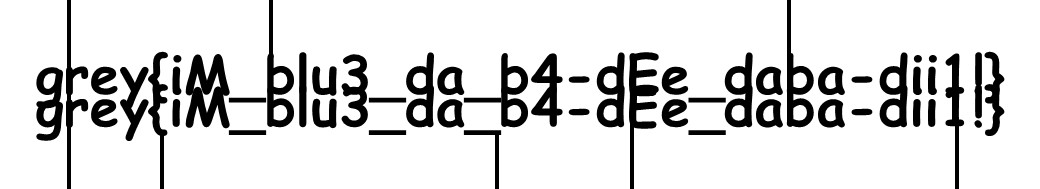
#> input picture utils/flag.jpg, 1040 x 189 px
$ python gen.py
#> lines starting #> are read from the running program, lines starting #| are printed output that depends on the picture; after the words box and inside, x2 and y2 are one past the last pixel; in counts of white or black regions, pixels touching at a corner belong together
from PIL import Image
import numpy as np
import random

# --- Configuration ---
input_path = "flag.jpg"
output_path = "flag-out.png"

non_black_threshold = 30
blue_color = (0, 0, 255)

# Rainbow gradient (excluding blue)
rainbow_gradient = [
    (255, 0, 0),  # Red
    (255, 165, 0),  # Orange
    (255, 255, 0),  # Yellow
    (0, 255, 0),  # Green
    (75, 0, 130),  # Indigo
    (238, 130, 238),  # Violet
]


# --- Helper: Interpolate between two colors ---
def interpolate_color(c1, c2, t):
    return tuple(int(c1[i] * (1 - t) + c2[i] * t) for i in range(3))


# --- Load and process image ---
img = Image.open(input_path).convert("RGB")
#> img is the input picture: PIL image 1040x189 RGB; min 0, max 255, mean 215.9
arr = np.array(img)
height, width, _ = arr.shape
#> height = 189; width = 1040

# Identify black pixels
brightness = arr.sum(axis=2)
is_black = brightness <= non_black_threshold
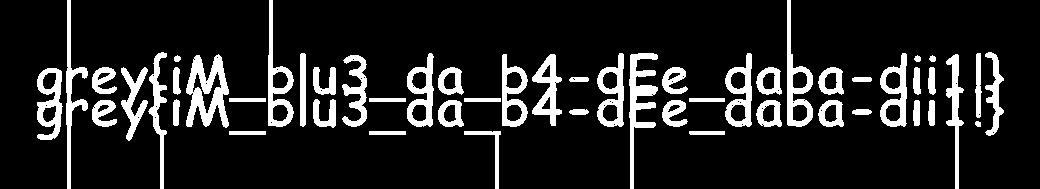
#> is_black: shape (189, 1040) bool; 13.3% white; 53 white regions, largest, box (x1, y1, x2, y2) and area: (186, 54, 229, 128) 1755, (629, 53, 658, 189) 1423, (787, 0, 813, 127) 1206

# Prepare output array
output_arr = np.zeros_like(arr)

# Fill black pixels with blue
output_arr[is_black] = blue_color

# Compute gradient value (from 0 to 1) along the bottom-left to top-right diagonal
Y, X = np.meshgrid(np.arange(height), np.arange(width), indexing="ij")
gradient_map = (X + (height - 1 - Y)) / (width + height - 2)

# For non-black pixels, map to rainbow gradient
num_colors = len(rainbow_gradient) - 1
non_black_coords = np.where(~is_black)
#> non_black_coords = 170401 positions, rows 0 to 188, columns 0 to 1039

for y, x in zip(*non_black_coords):
    g = gradient_map[y, x] * num_colors
    i = int(g)
    t = g - i
    c1 = rainbow_gradient[i]
    c2 = rainbow_gradient[min(i + 1, num_colors)]
    output_arr[y, x] = interpolate_color(c1, c2, t)
#> this loop made 170401 passes
#> (g, i, t, c1, c2) on passes 1 to 3: (0.766, 0, 0.766, (255, 0, 0), (255, 165, 0)), (0.77, 0, 0.77, (255, 0, 0), (255, 165, 0)), (0.774, 0, 0.774, (255, 0, 0), (255, 165, 0))
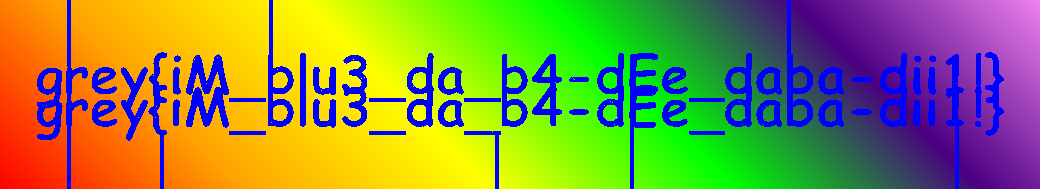
#> output_arr: shape (189, 1040, 3); mean of channels 0, 1, 2 134.6, 139.8, 69; drawn as R, G, B

# Set border pixels to blue
output_arr[0, :] = blue_color
output_arr[-1, :] = blue_color
output_arr[:, 0] = blue_color
output_arr[:, -1] = blue_color
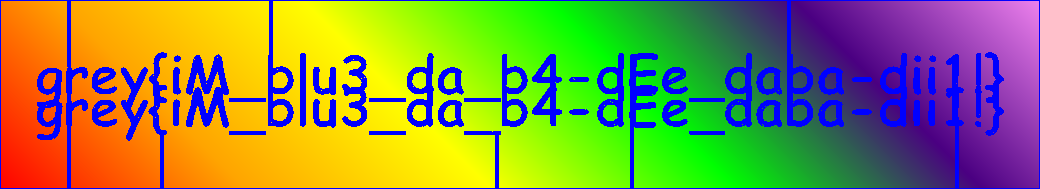
#> output_arr: shape (189, 1040, 3); mean of channels 0, 1, 2 132.6, 138, 71.6; drawn as R, G, B

# Save final image
Image.fromarray(output_arr).save(output_path)
print(f"Saved gradient-colored image as {output_path}")
